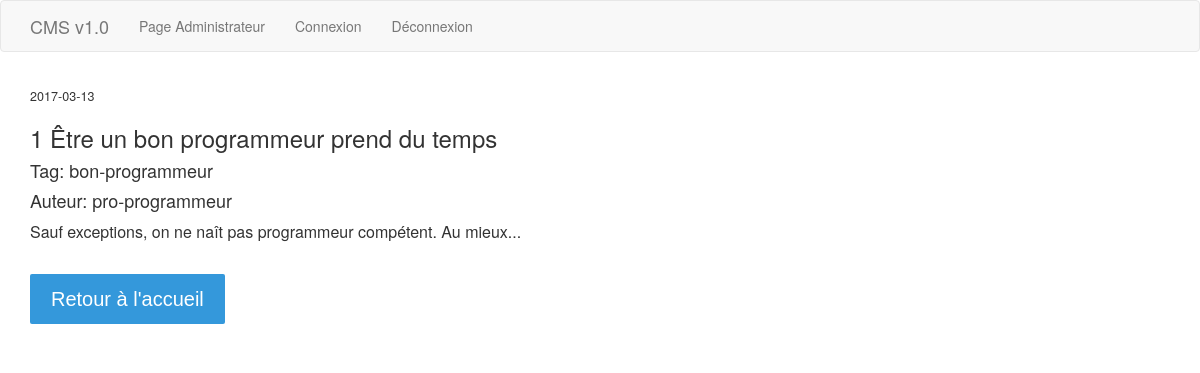
The page /article/bon-programmeur on the database its author committed.
### tables this page shows
CREATE TABLE article (
  id integer primary key,
  titre varchar(100),
  identifiant varchar(50),
  auteur varchar(100),
  date_publication text,
  paragraphe varchar(500)
);

### index.py (the view)
@app.route('/article/<identifiant>')
def show_article(identifiant):
    article = get_db().get_article(identifiant)
    if article is None:
        return render_template('404.html'), 404
    return render_template('article.html', article=article)

### database.py (called while the page is built)
    def get_connection(self):
        if self.connection is None:
            self.connection = sqlite3.connect('db/database.db')
        return self.connection

    def disconnect(self):
        if self.connection is not None:
            self.connection.close()

    def get_article(self, identifiant):
        cursor = self.get_connection().cursor()
        cursor.execute("select * from article where identifiant = :identifiant", {"identifiant": identifiant})
        article = cursor.fetchone()
        return article

### index.py (called while the page is built)
def get_db():
    db = getattr(g, '_database', None)
    if db is None:
        g._database = Database()
    return g._database

@app.teardown_appcontext
def close_connection(exception):
    db = getattr(g, '_database', None)
    if db is not None:
        db.disconnect()

### templates/article.html
{% extends "layout.html" %} {% block contenu %}
<div>
    <p class="date-article">{{ article[4] }}</p>
    <h3>{{ article[0] }} {{ article[1] }}</h3>
    <h4>Tag: {{ article[2] }}</h4>
    <h4>Auteur: {{ article[3] }}</h4>
    <p>{{ article[5] }}</p>
    <br>
</div>
<a class="btn" href="/">Retour à l'accueil</a> {% endblock %}

### rows shown on the page
article: date_publication "2017-03-13", id "1", titre "Être un bon programmeur prend du temps", identifiant "bon-programmeur", auteur "pro-programmeur", paragraphe "Sauf exceptions, on ne naît pas programmeur compétent. Au mieux..."
